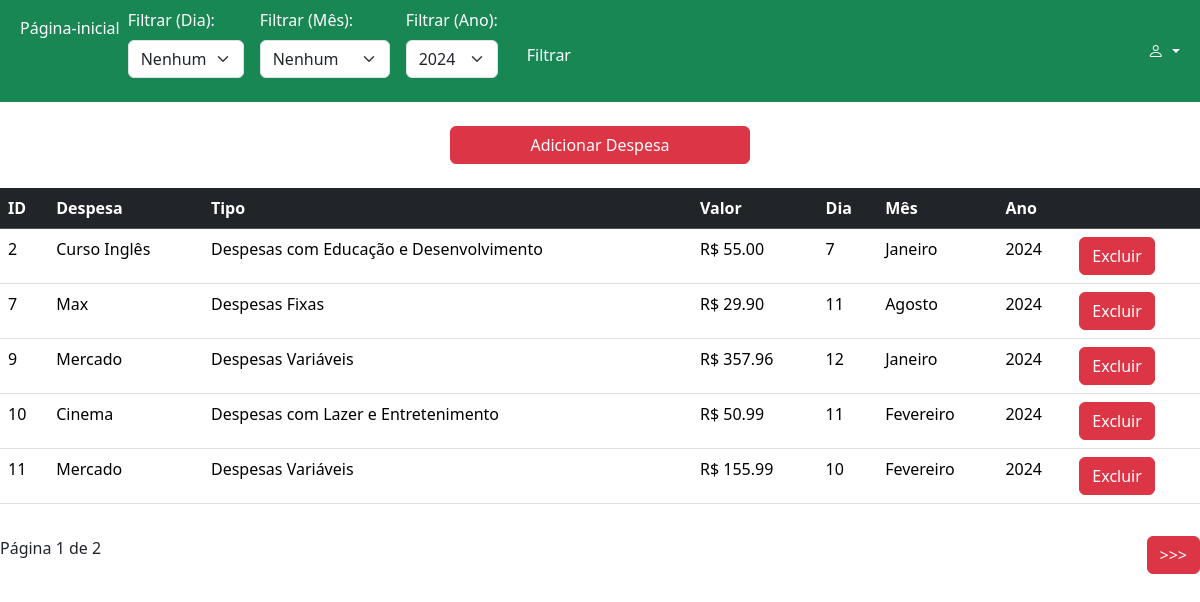
The page /despesas (signed in) on the database its author committed.
### database.py (models this page shows, shortened)
class despesas(db.Model):
    __tablename__ = 'despesas'
    id = db.Column('idDespesa', db.Integer, primary_key = True)
    nome_despesa = db.Column('nomeDespesa', db.String(100), nullable=False)
    tipo = db.Column('tipo', db.String(50), nullable=False)
    valor = db.Column('valor', db.Numeric(10,2), nullable=False)
    dia = db.Column('dia', db.Integer, nullable=False)
    mes = db.Column('mes', db.String(20), nullable=False)
    ano = db.Column('ano', db.Integer, nullable=False)
    usuario_id = db.Column('idUsuario', db.Integer, db.ForeignKey('usuarios.id'), nullable=False)

### app.py (the view)
@app.route('/despesas', methods=['GET', 'POST'])
def listaDespesas():
    id_usuario = session.get('id_usuario')
    nome_usuario = session.get('nome')
    if not id_usuario:
        flash('Usuário não logado', 'danger')
        return redirect(url_for('login'))
    page = request.args.get('page', 1, type=int)
    per_page = 5
    grafico = None
    dia_filtrar = request.args.get('diaFiltrarSelect', '')
    mes_filtrar = request.args.get('mesFiltrarSelect', '')
    ano_filtrar = request.args.get('anoFiltrarSelect', '')
    aviso_filtro = ''
    total_ano = None
    total_espec = None
    total_mes = None
    anos_usuario = db.session.query(distinct(despesas.ano)).filter_by(usuario_id=id_usuario).all()
    anos_usuario = [ano[0] for ano in anos_usuario]
    filtros = [despesas.usuario_id == id_usuario]
    if request.method == 'POST':
        dia_filtrar = request.form.get('diaFiltrarSelect', '')
        mes_filtrar = request.form.get('mesFiltrarSelect', '')
        ano_filtrar = request.form.get('anoFiltrarSelect', '')
    if dia_filtrar and dia_filtrar != '':
        filtros.append(despesas.dia == int(dia_filtrar))
    if mes_filtrar and mes_filtrar != '':
        filtros.append(despesas.mes == mes_filtrar)
    if ano_filtrar and ano_filtrar != '':
        filtros.append(despesas.ano == int(ano_filtrar))
    listar_despesas = db.session.query(despesas).filter(*filtros)
    listar_despesas_pag = listar_despesas.paginate(page=page, per_page=per_page)
    if listar_despesas_pag.items:
        if dia_filtrar == '' and mes_filtrar != '' and ano_filtrar != '':
            total_mes = db.session.query(func.sum(despesas.valor)).filter(despesas.usuario_id == id_usuario, despesas.mes == mes_filtrar, despesas.ano == int(ano_filtrar)).scalar()
            busca = db.session.query(despesas.tipo, func.sum(despesas.valor)).filter_by(usuario_id=id_usuario, mes=mes_filtrar).group_by(despesas.tipo).all()
            grafico = despesasGrafico(busca, dia_filtrar, mes_filtrar, ano_filtrar, id_usuario)
        elif dia_filtrar != '' and mes_filtrar != '' and ano_filtrar != '':
            total_espec = db.session.query(func.sum(despesas.valor)).filter(despesas.usuario_id == id_usuario, despesas.dia == dia_filtrar, despesas.mes == mes_filtrar, despesas.ano == int(ano_filtrar)).scalar()
            busca = db.session.query(despesas.tipo, func.sum(despesas.valor)).filter_by(usuario_id=id_usuario, dia=dia_filtrar, mes=mes_filtrar, ano=ano_filtrar).group_by(despesas.tipo).all()
            grafico = despesasGrafico(busca, dia_filtrar, mes_filtrar, ano_filtrar, id_usuario)
        elif ano_filtrar != '' and dia_filtrar == '' and mes_filtrar == '':
            total_ano = db.session.query(func.sum(despesas.valor)).filter(despesas.usuario_id == id_usuario, despesas.ano == int(ano_filtrar)).scalar()
            busca = db.session.query(despesas.tipo, func.sum(despesas.valor)).filter_by(usuario_id=id_usuario, ano=ano_filtrar).group_by(despesas.tipo).all()
            grafico = despesasGrafico(busca, dia_filtrar, mes_filtrar, ano_filtrar, id_usuario)
    else:
        aviso_filtro = f'Nenhuma despesa encontrada com os filtros: Dia = {dia_filtrar}, Mes = {mes_filtrar}, Ano = {ano_filtrar}'
    return render_template('despesas.html',
                           despesas=listar_despesas_pag,
                           total_mes=total_mes,
                           total_espec=total_espec,
                           total_ano=total_ano,
                           dia_filtrar=dia_filtrar,
                           mes_filtrar=mes_filtrar,
                           ano_filtrar=ano_filtrar,
                           anos_usuario=anos_usuario,
                           nome_usuario=nome_usuario,
                           aviso_filtro=aviso_filtro,
                           grafico=grafico,
                           id_usuario=id_usuario)

### templates/despesas.html (shortened to what this page needs)
{% if session.get('id_usuario') %}
    {% extends 'baseLogado.html' %}
    {% block filtros %}
    <form id="filtros" action="{{ url_for('listaDespesas') }}" method="POST" class="mb-3">
        <div class="row g-3 align-items-center">
            <div class="col-auto">
                <label for="diaFiltrarSelect" class="form-label text-white">Filtrar (Dia):</label>
                <select name="diaFiltrarSelect" id="diaFiltrarSelect" class="form-select">
                    <option value="">Nenhum</option>
                </select>
            </div>
            <div class="col-auto">
                <label for="mesFiltrarSelect" class="form-label text-white">Filtrar (Mês):</label>
                <select name="mesFiltrarSelect" id="mesFiltrarSelect" class="form-select">
                    <option value="">Nenhum</option>
                </select>
            </div>
            <div class="col-auto">
                <label for="anoFiltrarSelect" class="form-label text-white">Filtrar (Ano):</label>
                <select name="anoFiltrarSelect" id="anoFiltrarSelect" class="form-select" required>
                    {% for ano in anos_usuario %}
                        <option value="{{ ano }}" {% if ano == ano_filtrar|int %}selected{% endif %}>{{ ano }}</option>
                    {% endfor %}
                </select>
            </div>
            <div class="col-auto">
                <button type="submit" class="btn btn-success mt-4">Filtrar</button>
            </div>
        </div>
    </form>
    {% endblock %}
    {% block content %}
    <br>
    <center>
    <a href="{{ url_for('despesasAdicionar') }}" class="btn btn-danger w-25">Adicionar Despesa</a>
    </center>
    <br>
    <table class="table table-hover">
        <thead class="table-dark text-white">
            <tr>
                <th>ID</th>
                <th>Despesa</th>
                <th>Tipo</th>
                <th>Valor</th>
                <th>Dia</th>
                <th>Mês</th>
                <th>Ano</th>
                <th></th>
            </tr>
        </thead>
        <tbody>
            {% if despesas.items %}
                {% for despesa in despesas.items %}
                    <tr>
                        <td>{{ despesa.id }}</td>
                        <td>{{ despesa.nome_despesa }}</td>
                        <td>{{ despesa.tipo }}</td>
                        <td>R$ {{ despesa.valor | round(2) }}</td>
                        <td>{{ despesa.dia }}</td>
                        <td>{{ despesa.mes }}</td>
                        <td>{{ despesa.ano }}</td>
                        <td><button class="btn btn-danger" onclick="excluirDespesa({{ despesa.id }})">Excluir</button></td>
                    </tr>
                {% endfor %}
            {% else %}
                <tr>
                    <td colspan="7" class="alert-warning">{{aviso_filtro}}</td>
                </tr>
            {% endif %}
        </tbody>
    </table>
    <div class="d-flex justify-content-between mt-3">
        <span>Página {{ despesas.page }} de {{ despesas.pages }}</span>
        {% if despesas.has_next %}
            <a href="{{ url_for('listaDespesas', page=despesas.next_num, diaFiltrarSelect=dia_filtrar, mesFiltrarSelect=mes_filtrar, anoFiltrarSelect=ano_filtrar) }}" class="btn btn-danger"> >>> </a>
        {% endif %}
    </div>
    {% endblock content %}
{% endif %}

### templates/baseLogado.html (shortened to what this page needs)
<!DOCTYPE html>
<html lang="en">
<head>
    <link href="https://cdn.jsdelivr.net/npm/bootstrap@5.3.3/dist/css/bootstrap.min.css" rel="stylesheet">
    <link href="https://cdnjs.cloudflare.com/ajax/libs/bootstrap-icons/1.7.1/font/bootstrap-icons.min.css" rel="stylesheet">
</head>
<body>
    <nav class="navbar navbar-expand-lg bg-success">
        <div class="container-fluid">
          <div class="collapse navbar-collapse" id="navbarNav">
            <ul class="navbar-nav me-auto">
              <li class="nav-item">
                <a class="nav-link active text-white" aria-current="page" href="{{ url_for('home') }}">Página-inicial</a>
              </li>
              <li class="nav-item">
                {% block filtros %}
                {% endblock %}
              </li>
            </ul>
            <ul class="navbar-nav ms-auto">
              <li class="nav-item dropdown">
                <a class="nav-link dropdown-toggle text-white" href="#" id="navbarDropdown" role="button" data-bs-toggle="dropdown" aria-expanded="false">
                  <i class="bi bi-person text-white"></i>
                </a>
              </li>
            </ul>
          </div>
        </div>
      </nav>
    {% block content %}
    {% endblock content %}
</body>
</html>

### templates/baseLogado.html (style rules this page uses)
html, body { height: 150%; }
body { display: flex; flex-direction: column; }

### rows shown on the page
despesas: id "2", nome_despesa "Curso Inglês", tipo "Despesas com Educação e Desenvolvimento", valor "55.00", dia "7", mes "Janeiro", ano "2024"
despesas: id "7", nome_despesa "Max", tipo "Despesas Fixas", valor "29.90", dia "11", mes "Agosto", ano "2024"
despesas: id "9", nome_despesa "Mercado", tipo "Despesas Variáveis", valor "357.96", dia "12", mes "Janeiro", ano "2024"
despesas: id "10", nome_despesa "Cinema", tipo "Despesas com Lazer e Entretenimento", valor "50.99", dia "11", mes "Fevereiro", ano "2024"
despesas: id "11", nome_despesa "Mercado", tipo "Despesas Variáveis", valor "155.99", dia "10", mes "Fevereiro", ano "2024"

### other values the page prints
{{ despesas.page }} "1"
{{ despesas.pages }} "2"
form field anoFiltrarSelect "2024"
